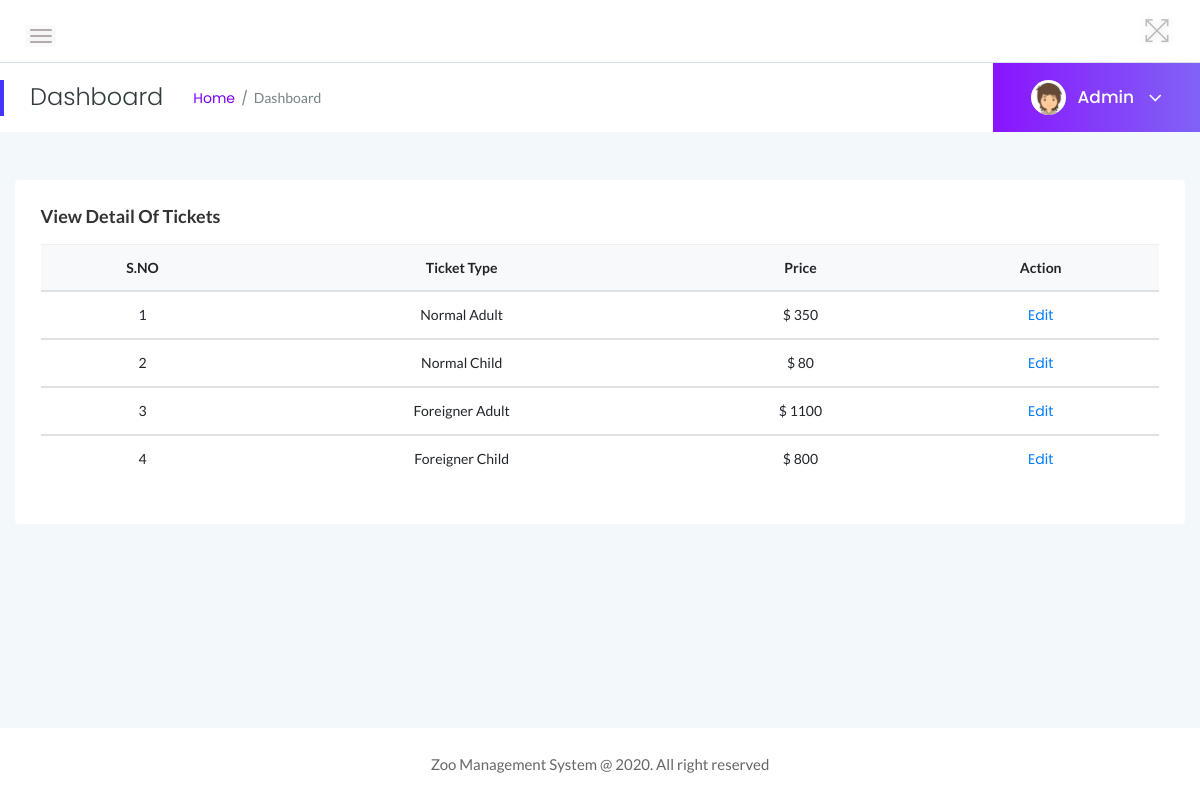
/zms/admin/manage-ticket.php (signed in), run on the app's committed database.
### tables this page shows
CREATE TABLE `tbltickettype` (
  `ID` int(10) NOT NULL,
  `TicketType` varchar(200) DEFAULT NULL,
  `Price` varchar(50) DEFAULT NULL,
  `CreationDate` timestamp NULL DEFAULT current_timestamp()
);

### zms/admin/manage-ticket.php (the view, shortened to what this page needs)
<?php
include('includes/dbconnection.php');
if (strlen($_SESSION['zmsaid']==0)) {
  header('location:logout.php');
  } else{
?>
<!doctype html>
<html class="no-js" lang="en">
<head>
    <link rel="stylesheet" href="assets/css/bootstrap.min.css">
    <link rel="stylesheet" href="assets/css/font-awesome.min.css">
    <link rel="stylesheet" href="assets/css/themify-icons.css">
    <link rel="stylesheet" href="assets/css/metisMenu.css">
    <link rel="stylesheet" href="assets/css/owl.carousel.min.css">
    <link rel="stylesheet" href="assets/css/slicknav.min.css">
    <link rel="stylesheet" href="https://www.amcharts.com/lib/3/plugins/export/export.css" type="text/css" media="all" />
    <link rel="stylesheet" type="text/css" href="https://cdn.datatables.net/1.10.19/css/jquery.dataTables.css">
    <link rel="stylesheet" type="text/css" href="https://cdn.datatables.net/1.10.18/css/dataTables.bootstrap4.min.css">
    <link rel="stylesheet" type="text/css" href="https://cdn.datatables.net/responsive/2.2.3/css/responsive.bootstrap.min.css">
    <link rel="stylesheet" type="text/css" href="https://cdn.datatables.net/responsive/2.2.3/css/responsive.jqueryui.min.css">
    <link rel="stylesheet" href="assets/css/typography.css">
    <link rel="stylesheet" href="assets/css/default-css.css">
    <link rel="stylesheet" href="assets/css/styles.css">
    <link rel="stylesheet" href="assets/css/responsive.css">
</head>
<body>
    <div class="page-container">
        <div class="main-content">
          <?php include_once('includes/header.php');?>
            <?php include_once('includes/pagetitle.php');?>
            <div class="main-content-inner">
                <div class="row">
                    <div class="col-12 mt-5">
                        <div class="card">
                            <div class="card-body">
                                <h4 class="header-title">View Detail of Tickets</h4>
                                <div class="data-tables">
                <table class="table text-center">
                                        <thead class="bg-light text-capitalize">
                                            <tr>
                                                <th>S.NO</th>
                                                <th>Ticket Type</th>
                                                <th>Price</th>
                                                <th>Action</th>
                                            </tr>
                                        </thead>
                                         <?php
$ret=mysqli_query($con,"select * from tbltickettype");
$cnt=1;
while ($row=mysqli_fetch_array($ret)) {
?>
                                        <tbody>
          <tr data-expanded="true">
            <td><?php echo $cnt;?></td>
                  <td><?php  echo $row['TicketType'];?></td>
                  <td> $ <?php  echo $row['Price'];?></td>
                  <td><a href="edit-ticket.php?editid=<?php echo $row['ID'];?>">Edit</a>
                </tr>
                <?php
$cnt=$cnt+1;
}?>
 </tbody>
                                    </table>
                                </div>
                            </div>
                        </div>
                    </div>
                </div>
            </div>
        </div>
        <?php include_once('includes/footer.php');?>
    </div>
</body>
</html>
<?php }  ?>

### zms/admin/includes/pagetitle.php (shortened to what this page needs)
<?php
include('includes/dbconnection.php');
?>
<div class="page-title-area">
                <div class="row align-items-center">
                    <div class="col-sm-6">
                        <div class="breadcrumbs-area clearfix">
                            <h4 class="page-title pull-left">Dashboard</h4>
                            <ul class="breadcrumbs pull-left">
                                <li><a href="dashboard.php">Home</a></li>
                                <li><span>Dashboard</span></li>
                            </ul>
                        </div>
                    </div>
                    <div class="col-sm-6 clearfix">
                        <div class="user-profile pull-right">
                            <img class="avatar user-thumb" src="assets/images/author/avatar.png" alt="avatar">
                            <?php
$adid=$_SESSION['zmsaid'];
$ret=mysqli_query($con,"select AdminName from tbladmin where ID='$adid'");
$row=mysqli_fetch_array($ret);
$name=$row['AdminName'];
?>
                            <h4 class="user-name dropdown-toggle" data-toggle="dropdown"><?php echo $name; ?> <i class="fa fa-angle-down"></i></h4>
                        </div>
                    </div>
                </div>
            </div>

### zms/admin/assets/css/typography.css (style rules this page uses)
body { font-size: 14px; font-family: 'Lato', sans-serif; }
h1, h2, h3, h4, h5, h6 { margin: 0; font-family: 'Poppins', sans-serif; }
a, a:visited { text-decoration: none; transition: all 0.3s ease-in-out; -webkit-transition: all 0.3s ease-in-out; -moz-transition: all 0.3s ease-in-out; -o-transition: all 0.3s ease-in-out; outline: 0; font-family: 'Poppins', sans-serif; }
ul, ol { margin-bottom: 0px; margin-top: 0px; padding: 0; }
ul { margin: 0; list-style-type: none; }

### zms/admin/assets/css/default-css.css (style rules this page uses)
* { margin: 0; padding: 0; box-sizing: border-box; }
*, *:before, *:after { -moz-box-sizing: border-box; -webkit-box-sizing: border-box; box-sizing: border-box; }
html { -webkit-font-smoothing: antialiased; }
body { background: #fff; font-weight: normal; -webkit-font-smoothing: antialiased; -webkit-text-size-adjust: 100%; }
img { max-width: 100%; height: auto; }
:root { --primary-color: #4336FB; }

### zms/admin/assets/css/styles.css (style rules this page uses)
.page-container { width: 100%; height: 100%; min-height: 100vh; padding-left: 280px; -webkit-transition: padding-left 0.3s ease 0s; transition: padding-left 0.3s ease 0s; }
.card { border: none; border-radius: 4px; background-color: #fff; -webkit-transition: all 0.3s ease 0s; transition: all 0.3s ease 0s; }
.card-body { padding: 25.6px; padding: 1.6rem; }
.main-content { width: 100%; background: #F3F8FB; }
.main-content-inner { padding: 0 30px 50px; }
.page-title-area { padding: 0 30px; background: #fff; position: relative; }
.page-title-area:before { content: ''; position: absolute; left: 0; top: 50%; width: 4px; height: 36px; background: var(--primary-color); -webkit-transform: translateY(-50%); transform: translateY(-50%); }
.page-title { font-size: 24px; font-weight: 300; color: #313b3d; letter-spacing: 0; margin-right: 30px; }
ul.breadcrumbs { margin-top: 4px; }
.breadcrumbs li { display: inline-block; }
.breadcrumbs li a, .breadcrumbs li span { display: block; font-size: 14px; font-weight: 400; color: #7801ff; letter-spacing: 0; margin-right: 16px; position: relative; }
.breadcrumbs li a:before { content: '/'; color: #768387; position: absolute; right: -13px; top: 0; }
.breadcrumbs li span { margin-right: 0; color: #768387; text-transform: capitalize; }
.user-profile { margin-right: -30px; display: -webkit-box; display: -ms-flexbox; display: flex; -webkit-box-align: center; -ms-flex-align: center; align-items: center; -ms-flex-wrap: wrap; flex-wrap: wrap; background: -webkit-linear-gradient(left, #8914fe 0%, #8063f5 100%); background: linear-gradient(to right, #8914fe 0%, #8063f5 100%); padding: 17px 38px; position: relative; }
.user-profile img.avatar { height: 35px; width: 35px; border-radius: 50%; margin-right: 12px; }
.user-name { font-size: 17px; font-weight: 500; color: #fff; letter-spacing: 0; cursor: pointer; -webkit-user-select: none; -moz-user-select: none; -ms-user-select: none; user-select: none; }
.user-name i { margin-left: 10px; font-size: 21px; vertical-align: middle; position: relative; }
.notification-area .dropdown-toggle, .user-name.dropdown-toggle { position: relative; }
.notification-area .dropdown-toggle:after, .user-name.dropdown-toggle:after { display: none; }
.header-title { font-family: 'Lato', sans-serif; font-size: 18px; font-weight: 600; letter-spacing: 0; color: #333; text-transform: capitalize; margin-bottom: 17px; }
table tr th { border-bottom: none; }
table tr th, table tr td { border-top: 1px solid rgba(120, 130, 140, 0.13) !important; }

### zms/admin/assets/css/responsive.css (style rules this page uses)
@media (min-width: 1200px) and (max-width: 1364px) { .main-content-inner { padding: 0 15px 50px; } }
@media (min-width: 1200px) and (max-width: 1364px) { .page-container, .sbar_collapsed.page-container { padding-left: 0; } }

### data on the page
tbltickettype: TicketType "Normal Adult", Price "350"
tbltickettype: TicketType "Normal Child", Price "80"
tbltickettype: TicketType "Foreigner Adult", Price "1100"
tbltickettype: TicketType "Foreigner Child", Price "800"

### other printed values
$name "Admin"
